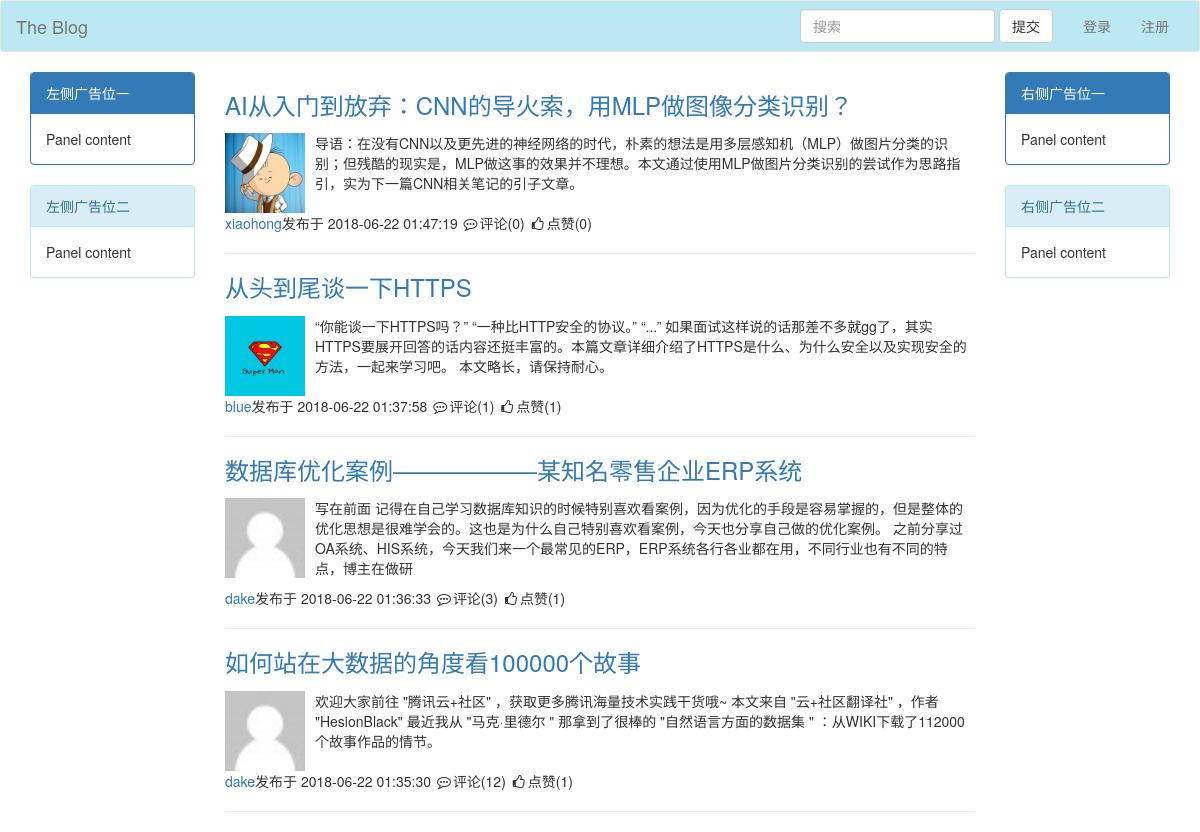
Before: /index/ with the older database file.
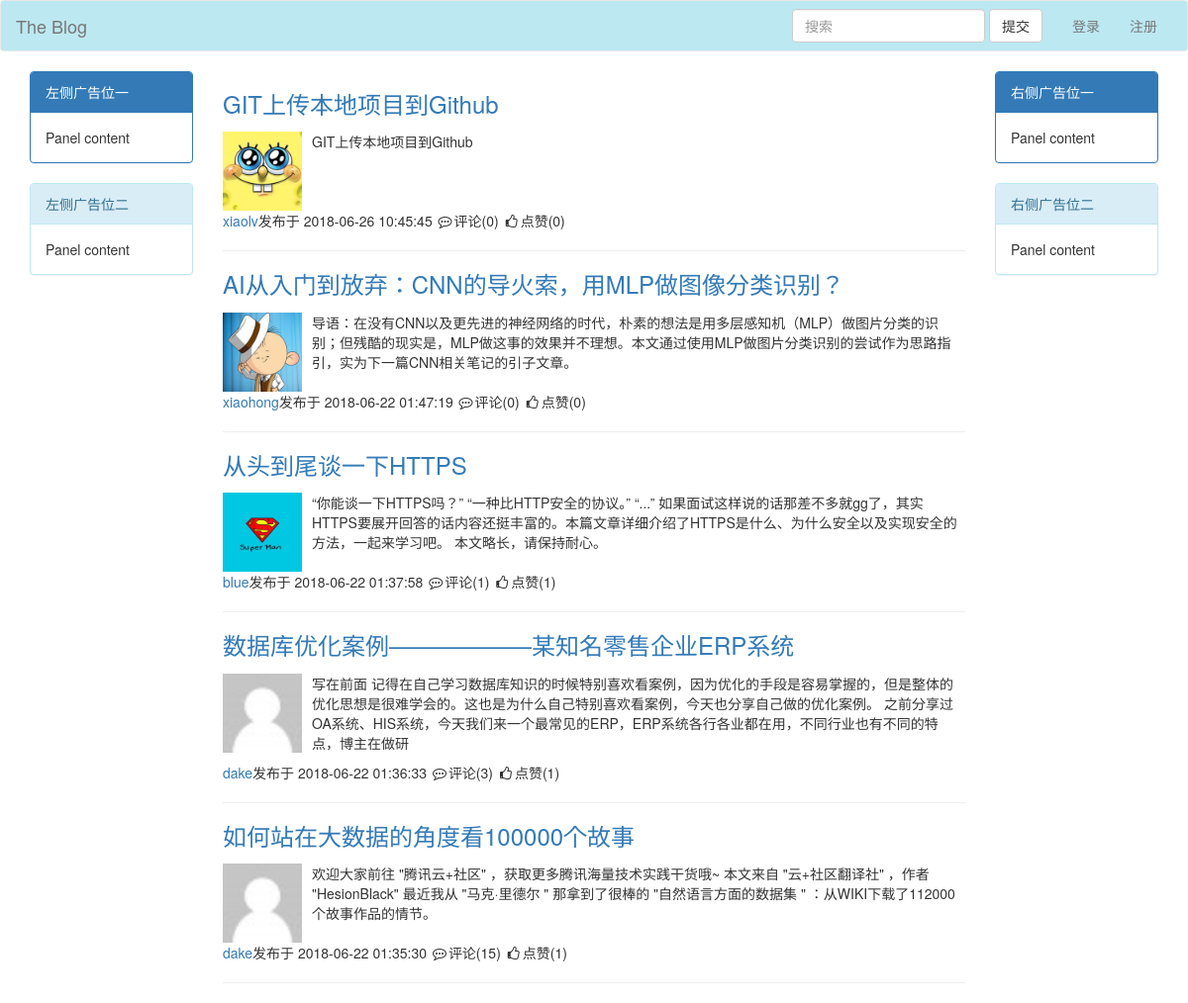
After: the same page with the newer database file.
### blog/models.py (models this page shows, shortened)
class Article(models.Model):
    nid = models.AutoField(primary_key=True)
    title = models.CharField(max_length=50,verbose_name="文章标题")
    user = models.ForeignKey(to='UserInfo',to_field='nid',verbose_name="作者",on_delete=models.CASCADE)
    desc = models.CharField(max_length=255,verbose_name="文章描述")
    create_time = models.DateTimeField(auto_now_add=True,verbose_name="创建时间")
    comment_count = models.IntegerField(default=0,verbose_name="评论数")
    up_count = models.IntegerField(default=0,verbose_name="点赞数")
    down_count = models.IntegerField(default=0,verbose_name="踩数")
    category = models.ForeignKey(to="Category", to_field="nid", null=True,on_delete=models.CASCADE)
    tag = models.ManyToManyField(
        to="Tag",
        through="Article2Tag",
        through_fields=("article", "tag"),
    )
    class Meta:
        verbose_name = "文章"
        verbose_name_plural = verbose_name

class UserInfo(AbstractUser):
    nid = models.AutoField(primary_key=True)
    phone = models.CharField(max_length=11,null=True,blank=True,unique=True)
    avatar = models.FileField(upload_to="media/avatars/",default="static/avatars/default.png", verbose_name="头像")
    create_time = models.DateTimeField(auto_now_add=True)
    blog = models.OneToOneField(to="Blog",to_field='nid',null=True,blank=True,on_delete=models.CASCADE)
    class Meta:
        verbose_name = "用户"
        verbose_name_plural = verbose_name

### blog/views.py (the view)
# urls.py: path('index/', views.index),
def index(request):
    article_list = models.Article.objects.all().order_by("-nid")
    return render(request,'index.html',locals())

### templates/index.html (shortened to what this page needs)
<!DOCTYPE html>
<html lang="en">
<head>
    <link rel="stylesheet" href="/static/plugins/bootstrap-3.3.7/css/bootstrap.min.css">
    <link rel="stylesheet" href="/static/plugins/font-awesome-4.7.0/css/font-awesome.min.css">
</head>
<body>
<nav class="navbar navbar-default">
    <div class="container-fluid" style="background: #bce8f1">
        <div class="navbar-header">
            <a class="navbar-brand" href="/index/">The Blog</a>
        </div>
        <div class="collapse navbar-collapse" id="bs-example-navbar-collapse-1">
            <ul class="nav navbar-nav navbar-right">
                {% if request.user.username %}
                    <li><a href="#">{{ request.user.username }}</a></li>
                    <li class="dropdown">
                        <a href="#" class="dropdown-toggle" data-toggle="dropdown" role="button" aria-haspopup="true"
                           aria-expanded="false">个人中心<span class="caret"></span></a>
                        <ul class="dropdown-menu">
                            {% if request.user.blog.site %}
                                <li><a href="/blog/{{ request.user.blog.site }}/">个人博客</a></li>
                                {% else %}
                                <li><a href="/blog-reg/">注册博客</a></li>
                            {% endif %}
                            <li><a href="#">Something else here</a></li>
                            <li role="separator" class="divider"></li>
                            <li><a href="/logout/">注销</a></li>
                        </ul>
                    </li>
                {% else %}
                    <li><a href="/login/">登录</a></li>
                    <li><a href="/register/">注册</a></li>
                {% endif %}
            </ul>
            <form class="navbar-form navbar-right">
                <div class="form-group">
                    <input type="text" class="form-control" placeholder="搜索">
                </div>
                <button type="submit" class="btn btn-default">提交</button>
            </form>
        </div>
    </div>
</nav>
<div class="container">
    <div class="row">
        <div class="col-md-2">
            <div class="panel panel-primary">
                <div class="panel-heading">左侧广告位一</div>
                <div class="panel-body">
                    Panel content
                </div>
            </div>
            <div class="panel panel-info">
                <div class="panel-heading">左侧广告位二</div>
                <div class="panel-body">
                    Panel content
                </div>
            </div>
        </div>
        <div class="col-md-8">
            <div class="article-list">
                {% for article in article_list %}
                    <div class="article">
                        <h3><a href="/blog/{{ article.user.blog.site }}/articles/{{ article.nid }}">{{ article.title }}</a></h3>
                        <div class="media">
                            <div class="media-left">
                                <a href="/blog/{{ article.user.blog.site }}/">
                                    <img style="width: 80px;height: 80px" class="media-object author-img" src="/{{ article.user.avatar }}" alt="...">
                                </a>
                            </div>
                            <div class="media-body">
                                <p>{{ article.desc }}</p>
                            </div>
                        </div>
                        <div class="article-footer">
                            <span><a href="/blog/{{ article.user.blog.site }}/">{{ article.user.username }}</a></span>发布于
                            <span>{{ article.create_time|date:'Y-m-d H:i:s' }}</span>
                            <span><i class="fa fa-commenting-o fa-fw" aria-hidden="true"></i>评论({{ article.comment_count }})</span>
                            <span><i class="fa fa-thumbs-o-up fa-fw" aria-hidden="true"></i>点赞({{ article.up_count }})</span>
                        </div>
                        <hr>
                    </div>
                {% endfor %}
            </div>
        </div>
        <div class="col-md-2">
            <div class="panel panel-primary">
                <div class="panel-heading">右侧广告位一</div>
                <div class="panel-body">
                    Panel content
                </div>
            </div>
            <div class="panel panel-info">
                <div class="panel-heading">右侧广告位二</div>
                <div class="panel-body">
                    Panel content
                </div>
            </div>
        </div>
    </div>
</div>
</body>
</html>

Changed rows visible on the page:
added Article: title "GIT上传本地项目到Github", user.avatar (picture), desc "GIT上传本地项目到Github", user.username "xiaolv", create_time "2018-06-26 10:45:45", comment_count "0", up_count "0"
changed Article "如何站在大数据的角度看100000个故事": comment_count "12" → "15"
